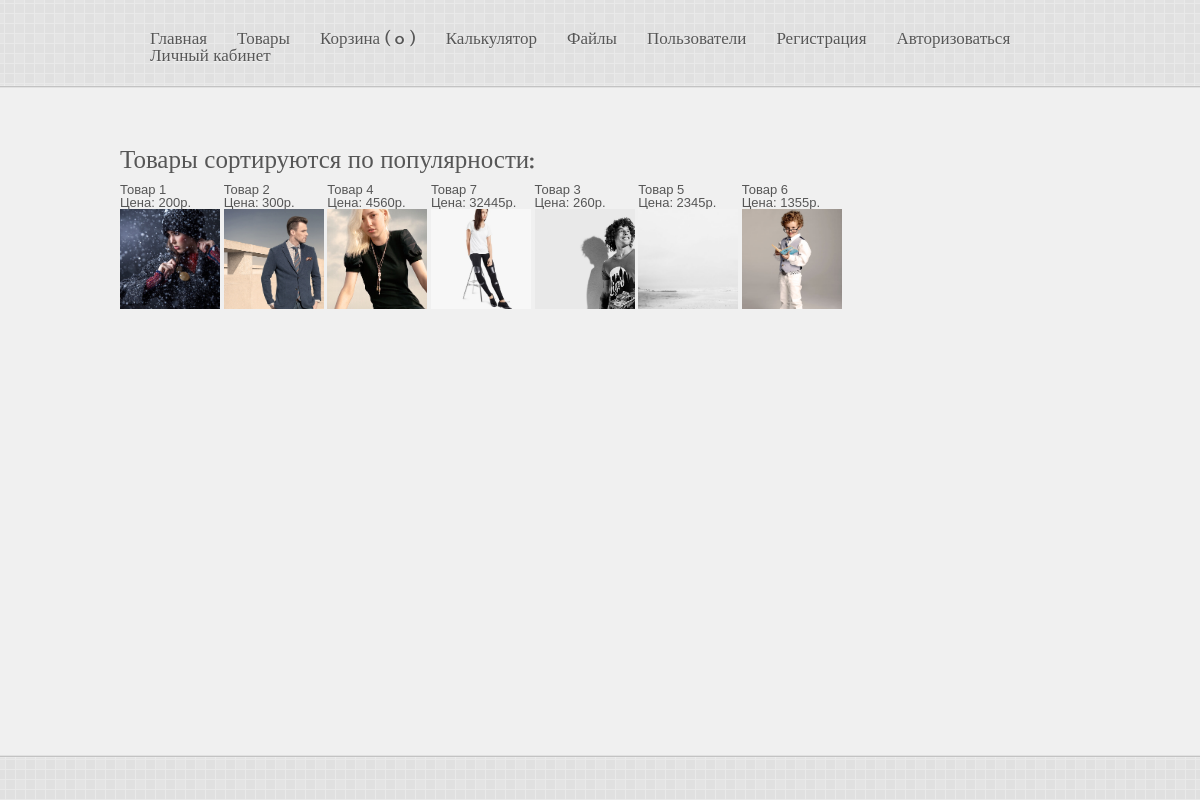
The app's page /?page=goods with its own data.
### tables this page shows
CREATE TABLE `goods` (
  `id` int(10) NOT NULL,
  `name` varchar(100) NOT NULL,
  `info` varchar(250) NOT NULL,
  `price` int(11) NOT NULL,
  `url` varchar(30) NOT NULL,
  `CountClick` int(10) NOT NULL
);

### public_html/index.php (called while the page is built, shortened)
<?php
include('../main/route.php');

### config/config.php (called while the page is built, shortened)
<?php
function connect() {
    static $link;
    if (empty($link)) {
        $link = mysqli_connect('localhost', 'root', '', 'gbphp');
    }
    return $link;
}
function getMsg(){
    $msg = '';
    return  $msg;
}
function template($param = '') {
    static $tmpl;
    if (empty($tmpl)){
        $tmpl = 'public.html';
    }
    return $tmpl;
}

### engine/my-functions.php (called while the page is built, shortened)
<?php
function fileLog ($pagePath = '') {
	$fileLog = "../log/log{$pagePath}.txt";
	$file = fopen($fileLog, 'a');
	if (file_exists($fileLog)) {
		$file_arr = file($fileLog);
	}
}

### main/goods.php (the view, shortened to what this page needs)
<?
function index()
{
    $dirImg = '../public_html/img/';
    $sql = "SELECT id, name, info, price, url FROM goods ORDER BY CountClick DESC ";
    $res = mysqli_query(connect(), $sql);
    $content = '<h2>Товары сортируются по популярности:</h2>';
    while ($row = mysqli_fetch_assoc($res)) {
        $content .= <<<php
		<a href="?page=goods&func=one&id={$row['id']}" style="display: inline-block">{$row['name']}<br>
		Цена: {$row['price']}р.<br>
		<img src="$dirImg{$row['url']}" alt="{$row['name']}" style="width: 100px; height: 100px; object-fit: cover;">
		</a>
php;
    }
    return $content;
}

### main/route.php (shortened to what this page needs)
<?php
include('../config/config.php');
include('../engine/my-functions.php');
$func = !empty($_GET['func']) ? $_GET['func'] : 'index';
$dir = __DIR__ . '/';
$content = $func();
$template = file_get_contents($dir . 'tmpl/' . template());
$goods = !empty($_SESSION['goods']) ? count($_SESSION['goods']) : 0;
$title = !empty($_SESSION['title']) ? $_SESSION['title'] : '';
	$newDate = [
        '{CONTENT}' => $content,
        '{___MSG_}' => getMsg(),
        '{__COUNT}' => $goods,
        '{__TITLE}' => $title
    ];
   echo strtr($template, $newDate);

### public_html/css/style.css (style rules this page uses)
.wrapper { display: flex; flex-direction: column; height: 100%; }
.content-wrap { flex: 1 0 auto; }
html, body, div, span, applet, object, iframe, h1, h2, h3, h4, h5, h6, p, blockquote, pre, a, abbr, acronym, address, big, cite, code, del, dfn, em, font, img, ins, kbd, q, s, samp, small, strike, strong, tt, var, b, u, i, center, dl, dt, dd, ol, ul, li, fieldset, form, label, legend, table, caption, tbody, tfoot, thead, tr, th, td { margin:0; padding:0; border:0; outline:0; font-size:100%; vertical-align:baseline; background:transparent }
body { line-height:1 }
ol, ul { list-style:none }
body { font-family:"Lucida Grande", "Lucida Sans Unicode", "Trebuchet MS", Helvetica, Arial, sans-serif; background-color: #f0f0f0; color: #565656; font-size: 13px; overflow-y: scroll; overflow-x: hidden; }
html, body { height: 100%; }
#container { min-height: 100%; height: auto !important; height: 100%; margin: 0 auto -145px; }
#footer-wrapper, .push { height: 145px; }
a { text-decoration: none; color: #565656; }
h1, h2, h3, h4, h5, h6 { font-family: 'MidoMedium'; font-weight: normal; color: #565656; margin-bottom: 10px; }
h2 { font-size: 25px; }
#header-wrapper { min-width: 960px; height: 88px; background: transparent url(../style/images/header-bg.png) repeat-x center bottom; }
#header { width: 960px; height: 88px; margin: 0 auto; position: relative; z-index: 999; }
#page-top { padding-bottom: 70px; }
#menu-wrapper { float: right; position: absolute; bottom: 23px; right: 0; }
#footer-wrapper { height: 45px; padding-top:100px; }
#footer { min-width: 960px; height: 45px; background: transparent url(../style/images/footer-bg.png) repeat-x top center; }
#footer-content { width: 960px; height: 45px; margin: 0 auto; position: relative; }
.ddsmoothmenu { font-family: 'MidoMedium'; font-size: 17px; z-index: 1000; position: relative; text-shadow: 0px 1px 0px #efefef; }
.ddsmoothmenu ul { margin: 0; padding: 0; list-style-type: none; }
.ddsmoothmenu ul li { position: relative; display: inline; float: left; clear: none; margin-left: 20px; padding-left: 10px; }
.ddsmoothmenu ul li a { display: block; text-decoration: none; position: relative; text-shadow: 0px 1px 0px #efefef; }
.ddsmoothmenu ul li a, .ddsmoothmenu ul li a:visited { color: #565656; }
#piecemaker-container { display:block; overflow:hidden; margin: -10px auto 40px; width: 960px; }

### records on screen
goods: name "Товар 1", price "200", url (picture)
goods: name "Товар 2", price "300", url (picture)
goods: name "Товар 4", price "4560", url (picture)
goods: name "Товар 7", price "32445", url (picture)
goods: name "Товар 3", price "260", url (picture)
goods: name "Товар 5", price "2345", url (picture)
goods: name "Товар 6", price "1355", url (picture)

### other values on screen
strtr($template, $newDate) "Главная Товары Корзина ( 0 ) Калькулятор Файлы Пользователи Регистрация Авторизоваться Личный кабинет"
